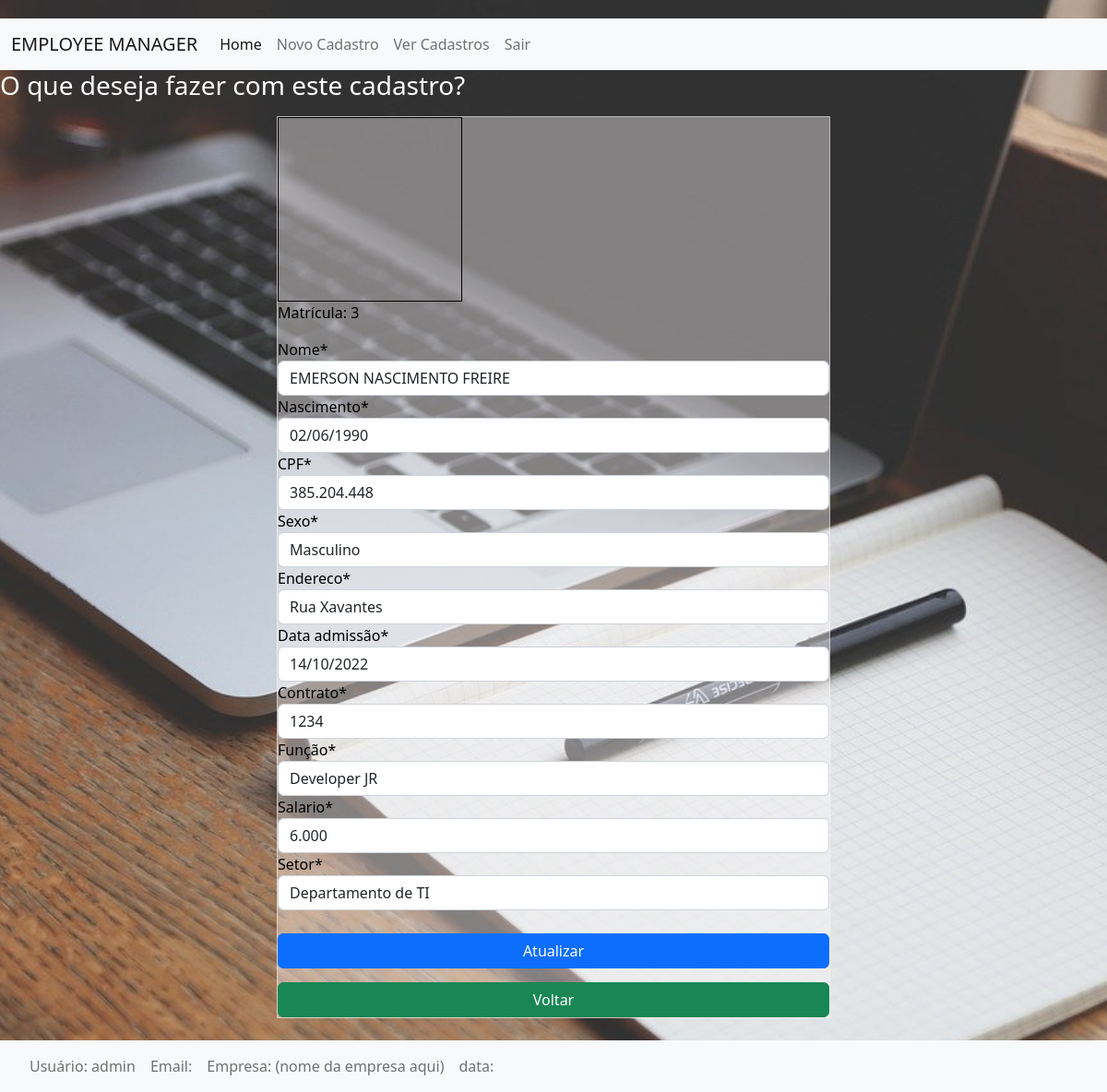
The app's page /update/3/ (signed in) with its own data.
### registration/models.py (models this page shows, shortened)
class Register_Model(models.Model):
    SEXO_CHOICES = (
        ('F', 'Feminino'),
        ('M', 'Masculino'),
        ('N', 'Nenhuma das opções')
    )
    SETOR_CHOICES = (
        ('DP', 'Departamento Pessoal'),
        ('TI', 'Departamento de TI'),
        ('RH', 'Recursos Humanos'),
        ('AMOX', 'Almoxarifado')
    )
    FUNCAO_CHOICES = (
        ('DEV', 'Developer JR'),
        ('DEV', 'Developer PLENO'),
        ('DEV', 'Developer SENIOR'),
        ('TEC_LEAD', 'Tech Lead'),
        ('Analista', 'Analista de RH'),
        ('Gerente', 'Gerente')
    )
    nome = models.CharField(max_length=50, null=False)
    nascimento = models.DateField(null=False, unique=True)
    CPF = models.CharField(max_length=11, unique=True, null=False)
    sexo = models.CharField(max_length=15, choices=SEXO_CHOICES, null=True)
    endereco = models.CharField(max_length=50)
    data_admissão = models.DateField(unique=True)
    contrato = models.CharField(max_length=4, null=False, unique=True)
    função = models.CharField(max_length=15, choices = FUNCAO_CHOICES, null=False)
    salario = models.DecimalField(max_digits=5, decimal_places=3)
    setor = models.CharField(max_length=12, choices=SETOR_CHOICES, null=False)

### registration/views.py (the view, shortened to what this page needs)
# urls.py: path('update/<id>/', update_register, name='update-register'),
@login_required
def update_register(request,id):
    dados = Register_Model.objects.get(id=id)
    obj = get_object_or_404(Register_Model, id=id)#Busca o objeto dado pelo ID
    form = Register_Form(request.POST or None, instance = obj) #como o objecto como uma instancia ao formulário
    context = {
        'dados':dados,
        'obj':obj,
        'form':form,
    }
    context = {
        'form':form,
        'dados':dados,
    }
    return render(request,'registers/update.html', context)

### registration/forms.py
class Register_Form(forms.ModelForm):
    class Meta: #(atributos extras à classe)
        model = Register_Model
        fields = '__all__'

### registration/templates/registers/update.html (shortened to what this page needs)
{% extends 'base.html' %}
{% load crispy_forms_tags %}
    {% block content %}
    <h3> O que deseja fazer com este cadastro? </h3>
    <div class="update-box">
        <form targe="_blank" class="update-form" method="POST">
            <div>
                <a id="update-photo" alt="employee picture" value="foto"></a>
            </div>
            <p style="color:black">Matrícula: {{dados.id}}</p>
            {{ form | crispy }}
            <input id="update-input" class="btn btn-primary" type="submit" value="Atualizar"/>
        </form>
            <a class="btn btn-success" href="/detail/{{ dados.id }}" type="button">Voltar</a>
    </div>
    {% endblock %}

### registration/templates/base.html (shortened to what this page needs)
{% load static %}
<!DOCTYPE html>
<html lang="en" class="html-base">
<head>
    <link href="https://cdn.jsdelivr.net/npm/bootstrap@5.2.0/dist/css/bootstrap.min.css" rel="stylesheet">
    <link rel="stylesheet" href="{% static 'css/style.css'%}">
  </head>
<body class="body-base">
    <nav class="navbar navbar-expand-lg bg-light">
        <div class="container-fluid">
          <a class="navbar-brand" href="/home/">EMPLOYEE MANAGER</a>
          <div class="collapse navbar-collapse" id="navbarSupportedContent">
            <ul class="navbar-nav me-auto mb-2 mb-lg-0">
              <li class="nav-item">
                <a class="nav-link active" aria-current="page" href="/home/">Home</a>
              </li>
              <li class="nav-item">
                <a class="nav-link" href="/create/">Novo Cadastro</a>
              </li>
              <li class="nav-item">
                <a class="nav-link" href="/read/">Ver Cadastros</a>
              </li>
              <li class="nav-item">
                <a class="nav-link" href="/logout_template/">Sair</a>
              </li>
            </ul>
          </div>
        </div>
      </nav>
<div>
    {% block content %}
    {% endblock %}
</div>
<footer class="footer-base">
  <div>
    <nav class="navbar navbar-expand-lg bg-light">
      <div class="container-fluid">
        <div class="container-fluid">
          <div class="collapse navbar-collapse" id="navbarSupportedContent">
            <ul class="navbar-nav me-auto mb-2 mb-lg-0">
                <li id="footer-list" class="nav-item">
                  <a class="nav-link">Usuário: {{user}}</a>
                </li>
                <li>
                  <a class="nav-link">Email: {{email}}</a>
                </li>
                <li id="footer-list" class="nav-item">
                  <a class="nav-link">Empresa: (nome da empresa aqui)</a>
                </li>
                <li id="footer-list" class="nav-item">
                  <a class="nav-link">data: {{timedate}}</a>
                </li>
            </ul>
          </div>
        </div>
      </div>
    </nav>
  </div>
</footer>
</body>
</html>

### registration/static/css/style.css (style rules this page uses)
body { margin:0; }
a { text-decoration:none; }
li { list-style-type:none; }
.body-base { display: flex; flex-direction: column; min-height: 100%; }
.footer-base { position: fixed; width: 100%; bottom: 0; left: 0; }
.body-base, body { background: url("/static/img/desk.jpg") 50% no-repeat fixed; background-size: cover; color: white; height: auto; padding: 20px 0 0 0; }
#footer-list { display: flex; margin:auto; }
label { color: black; }
.update-box { margin-left: 25%; margin-bottom: 80px; align-items: center; max-width: 50%; height: 100%; border:1px solid rgba(252, 247, 247, 0.5); background: rgba(252, 247, 247, 0.4); }
#update-input { width: 100%; margin-top: 25px; margin-bottom: 15px; }
.update-box a { display: grid; }
#update-photo { border:1px solid black; max-width:200px; height: 200px; }

### records on screen
Register_Model: id "3", nome "EMERSON NASCIMENTO FREIRE", nascimento "02/06/1990", CPF "385.204.448", sexo "Masculino", endereco "Rua Xavantes", data_admissão "14/10/2022", contrato "1234", função "Developer JR", salario "6.000", setor "Departamento de TI"

### other values on screen
{{ user }} "admin"
